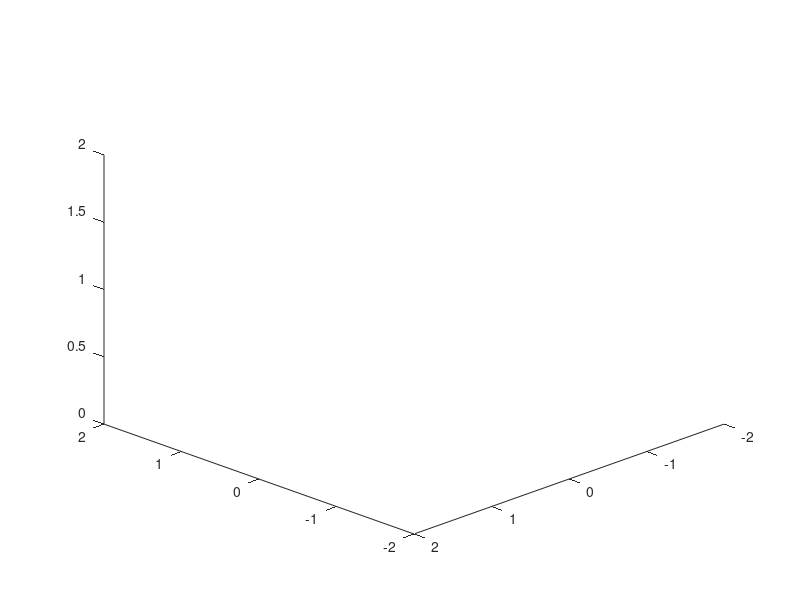

This chart was generated by the following MATLAB code: (Note: this script raises an error after producing the figure.)
%%Main

clf
clc

hold on

xLimits = [-2, 2];
yLimits = [-2, 2];
zLimits = [0, 2];
axis([xLimits, yLimits, zLimits]);

azimuth = 225;
elevation = 30;
view(azimuth, elevation)

blackjackTable = PlaceObject('blackjackTable.ply', [0, -0.6, -1.2]);
blackjackVerts = [get(blackjackTable,'Vertices'), ones(size(get(blackjackTable,'Vertices'),1),1)]*trotx(pi/2);
set(blackjackTable,'Vertices',blackjackVerts(:,1:3))

stoolPositions = [0,0,-0.2;
                0.423,0,-0.294;
                -0.423,0,-0.294;
                0.766,0,-0.557;
                -0.766,0,-0.557;
                0.966,0,-0.941;
                -0.966,0,-0.941];

stools = cell(size(stoolPositions,1), 1);

for i = 1:size(stoolPositions,1)
    stools{i} = PlaceObject('stool.ply', stoolPositions(i, :));
    stoolVerts = [get(stools{i},'Vertices'), ones(size(get(stools{i},'Vertices'),1),1)]*trotx(pi/2);
    set(stools{i},'Vertices',stoolVerts(:,1:3))
end

surf([-2,-2;2,2] ...
    ,[2,-2;2,-2] ...
    ,[0,0;0,0] ...
    ,'CData',imread('floor.jpg') ...
    ,'FaceColor','texturemap');
surf([2,-2;2,-2] ...
    ,[-2,-2;-2,-2] ...
    ,[2,2;0,0] ...
    ,'CData',imread('casinoWall.jpg') ...
    ,'FaceColor','texturemap');
surf([2,2;2,2] ...
    ,[2,-2;2,-2] ...
    ,[2,2;0,0] ...
    ,'CData',imread('darkRedBrickWall.jpg') ...
    ,'FaceColor','texturemap');


player = DobotMagician(transl(0,-0.2,0.45)*trotz(-pi/2));
home = transl(0,0,1)
dealer = HitMeBot(home);
qTest = [0,deg2rad(30),deg2rad(30),deg2rad(80),0];
player.model.animate(qTest);

axis equal

